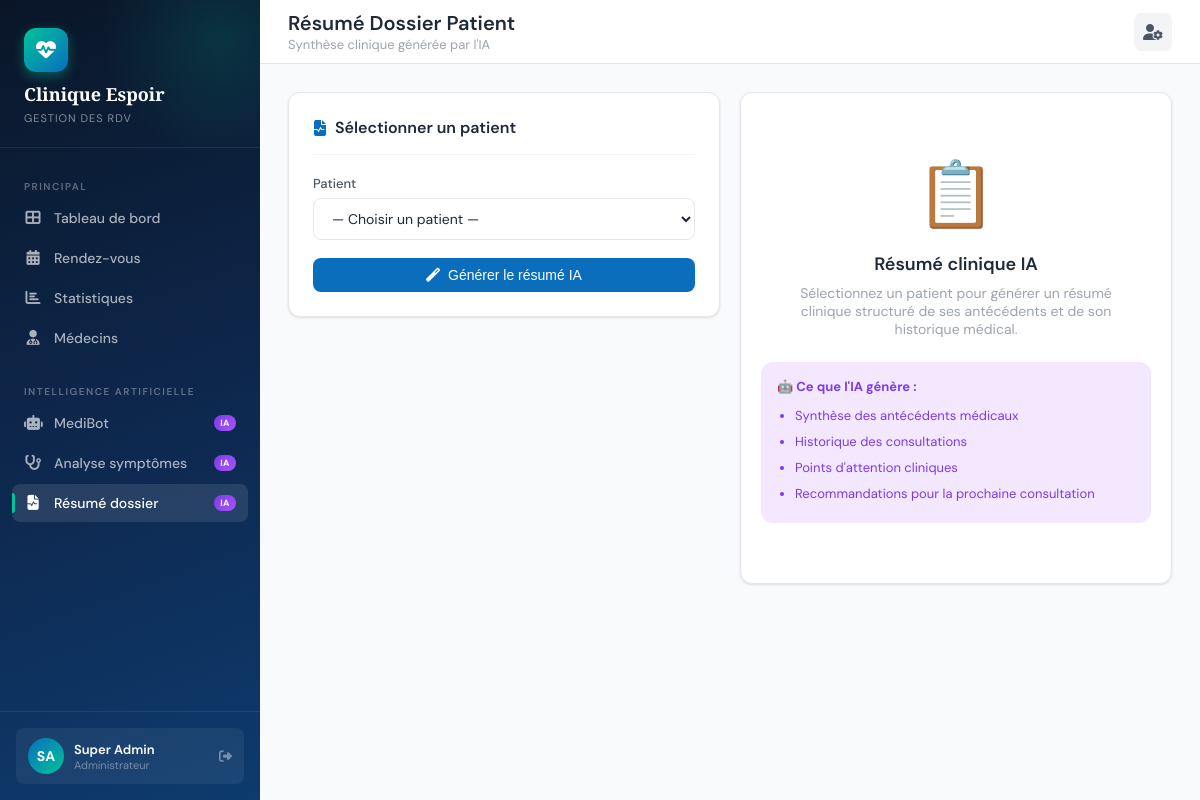
The app's page /ai/resume/ (signed in) with its own data.
### accounts/models.py (models this page shows, shortened)
class User(AbstractUser):
    ROLE_CHOICES = [
        ('admin', 'Administrateur'),
        ('medecin', 'Médecin'),
        ('secretaire', 'Secrétaire'),
        ('patient', 'Patient'),
    ]
    role = models.CharField(max_length=20, choices=ROLE_CHOICES, default='patient')
    telephone = models.CharField(max_length=20, blank=True)
    photo = models.ImageField(upload_to='avatars/', blank=True, null=True)
    @property
    def is_medecin(self):
        return self.role == 'medecin'
    @property
    def is_patient(self):
        return self.role == 'patient'
    @property
    def is_admin_role(self):
        return self.role == 'admin'

### ai_assistant/views.py (the view, shortened to what this page needs)
# urls.py: path('resume/', views.resume_antecedents, name='resume_antecedents'),
@login_required
def resume_antecedents(request):
    if not (request.user.is_medecin or request.user.is_admin_role or request.user.is_secretaire):
        from django.http import HttpResponseForbidden
        return HttpResponseForbidden()
    from appointments.models import RendezVous
    from accounts.models import ProfilPatient
    from django.contrib.auth import get_user_model
    User = get_user_model()
    patients = User.objects.filter(role='patient').select_related('profil_patient')
    resume = None
    patient_selectionne = None
    return render(request, 'ai_assistant/resume_antecedents.html', {
        'patients': patients,
        'resume': resume,
        'patient_selectionne': patient_selectionne,
    })

### templates/ai_assistant/resume_antecedents.html (shortened to what this page needs)
{% extends 'base.html' %}
{% block page_title %}Résumé Dossier Patient{% endblock %}
{% block page_subtitle %}Synthèse clinique générée par l'IA{% endblock %}
{% block content %}
<div class="grid-2">
  <div>
    <div class="card">
      <div class="card-header">
        <div class="card-title"><i class="fas fa-file-medical-alt"></i> Sélectionner un patient</div>
      </div>
      <form method="post">
        <div class="form-group">
          <label class="form-label">Patient</label>
          <select name="patient_id" class="form-control">
            <option value="">— Choisir un patient —</option>
          </select>
        </div>
        <button type="submit" class="btn btn-primary" style="width:100%;justify-content:center;">
          <i class="fas fa-magic"></i> Générer le résumé IA
        </button>
      </form>
    </div>
  </div>
  <div>
    {% if resume %}
    <div class="card" style="background:linear-gradient(135deg,#0f172a,#1e1b4b);border:none;">
      <div style="display:flex;align-items:center;gap:10px;margin-bottom:18px;">
        <div style="width:40px;height:40px;border-radius:10px;background:linear-gradient(135deg,#7c3aed,#a855f7);display:flex;align-items:center;justify-content:center;font-size:18px;">🤖</div>
        <div>
          <div style="color:white;font-weight:700;font-size:15px;">Résumé clinique IA</div>
          <div style="color:rgba(255,255,255,.5);font-size:12px;">Propulsé par Claude AI</div>
        </div>
      </div>
      <div style="background:rgba(255,255,255,.06);border-radius:10px;padding:18px;color:rgba(255,255,255,.85);font-size:14px;line-height:1.8;white-space:pre-wrap;">{{ resume }}</div>
      <div style="margin-top:14px;font-size:11px;color:rgba(255,255,255,.3);">
        <i class="fas fa-shield-alt"></i> Ce résumé est généré par IA à titre d'aide à la décision. Il ne remplace pas l'évaluation clinique du médecin.
      </div>
    </div>
    {% else %}
    <div class="card" style="text-align:center;padding:60px 20px;">
      <div style="font-size:64px;margin-bottom:16px;">📋</div>
      <h3 style="font-size:18px;font-weight:600;margin-bottom:8px;color:#1f2937;">Résumé clinique IA</h3>
      <p style="color:#9ca3af;font-size:14px;max-width:320px;margin:0 auto;">
        Sélectionnez un patient pour générer un résumé clinique structuré de ses antécédents et de son historique médical.
      </p>
      <div style="margin-top:24px;background:#f3e8ff;border-radius:12px;padding:16px;text-align:left;font-size:13px;color:#7c3aed;">
        <strong>🤖 Ce que l'IA génère :</strong>
        <ul style="margin-top:8px;padding-left:18px;line-height:2;">
          <li>Synthèse des antécédents médicaux</li>
          <li>Historique des consultations</li>
          <li>Points d'attention cliniques</li>
          <li>Recommandations pour la prochaine consultation</li>
        </ul>
      </div>
    </div>
    {% endif %}
  </div>
</div>
{% endblock %}

### templates/base.html (shortened to what this page needs)
<!DOCTYPE html>
<html lang="fr">
<head>
  <link rel="stylesheet" href="https://cdnjs.cloudflare.com/ajax/libs/font-awesome/6.5.0/css/all.min.css">
</head>
<body>
{% if user.is_authenticated %}
<aside class="sidebar">
  <div class="sidebar-logo">
    <div class="logo-icon"><i class="fas fa-heartbeat"></i></div>
    <h1>Clinique Espoir</h1>
    <span>Gestion des RDV</span>
  </div>
  <nav class="sidebar-nav">
    <div class="nav-section-label">Principal</div>
    <a href="{% url 'dashboard' %}" class="nav-item {% if request.resolver_match.url_name == 'dashboard' %}active{% endif %}">
      <i class="fas fa-th-large"></i> Tableau de bord
    </a>
    <a href="{% url 'liste_rdv' %}" class="nav-item {% if request.resolver_match.url_name == 'liste_rdv' %}active{% endif %}">
      <i class="fas fa-calendar-alt"></i> Rendez-vous
    </a>
    {% if not user.is_patient %}
    <a href="{% url 'statistiques' %}" class="nav-item {% if request.resolver_match.url_name == 'statistiques' %}active{% endif %}">
      <i class="fas fa-chart-bar"></i> Statistiques
    </a>
    {% endif %}
    <a href="{% url 'medecins_list' %}" class="nav-item {% if request.resolver_match.url_name == 'medecins_list' %}active{% endif %}">
      <i class="fas fa-user-md"></i> Médecins
    </a>
    <div class="nav-section-label" style="margin-top:16px;">Intelligence Artificielle</div>
    <a href="{% url 'chatbot' %}" class="nav-item {% if request.resolver_match.url_name == 'chatbot' %}active{% endif %}">
      <i class="fas fa-robot"></i> MediBot
      <span class="nav-ai-badge">IA</span>
    </a>
    <a href="{% url 'analyse_symptomes' %}" class="nav-item {% if request.resolver_match.url_name == 'analyse_symptomes' %}active{% endif %}">
      <i class="fas fa-stethoscope"></i> Analyse symptômes
      <span class="nav-ai-badge">IA</span>
    </a>
    {% if not user.is_patient %}
    <a href="{% url 'resume_antecedents' %}" class="nav-item {% if request.resolver_match.url_name == 'resume_antecedents' %}active{% endif %}">
      <i class="fas fa-file-medical-alt"></i> Résumé dossier
      <span class="nav-ai-badge">IA</span>
    </a>
    {% endif %}
  </nav>
  <div class="sidebar-user">
    <div class="sidebar-user-card">
      <div class="user-avatar">{{ user.first_name|first|upper }}{{ user.last_name|first|upper }}</div>
      <div class="user-info">
        <div class="name">{{ user.get_full_name }}</div>
        <div class="role">{{ user.get_role_display }}</div>
      </div>
      <a href="{% url 'logout' %}" title="Déconnexion"><i class="fas fa-sign-out-alt"></i></a>
    </div>
  </div>
</aside>
<div class="main-wrapper">
  <header class="topbar">
    <div class="topbar-left">
      <h2>{% block page_title %}Tableau de bord{% endblock %}</h2>
      <p>{% block page_subtitle %}{% endblock %}</p>
    </div>
    <div class="topbar-right">
      <a href="{% url 'profile' %}" class="topbar-btn"><i class="fas fa-user-cog"></i></a>
    </div>
  </header>
  <main class="page-content">
    {% block content %}{% endblock %}
  </main>
</div>
{% else %}
{% block public_content %}{% endblock %}
{% endif %}
</body>
</html>

### records on screen
User: first_name|first "S", last_name|first "A", get_full_name "Super Admin", role "Administrateur"
